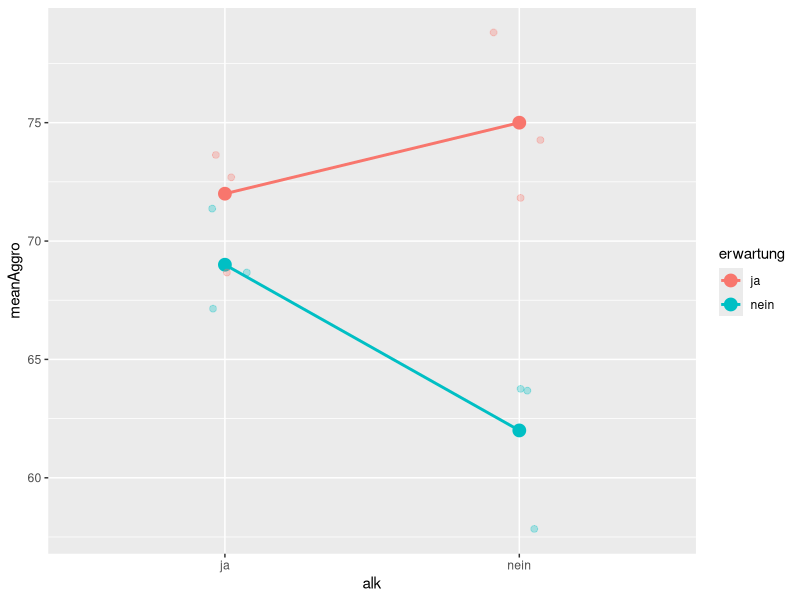
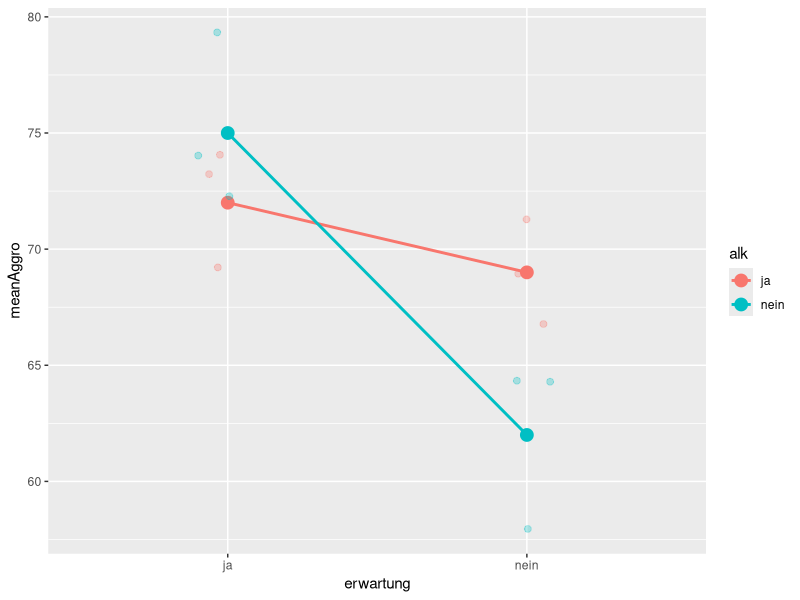

Source code (R) for these figures, in order:
### Zweifaktorielle Varianzanalyse ###

## Alkoholbeispiel ## 

aggro <- c(69,73,74,74,79,72,71,69,67,64,58,64)

alk <- c(rep('ja', each = 3), rep('nein', each = 3))

erwartung <- c(rep('ja', each = 6), rep('nein', each = 6))

df <- data.frame(aggro, alk, erwartung)

library(dplyr)

summarised_df <- df %>%
  group_by(alk, erwartung) %>%
  summarise(meanAggro = mean(aggro))

main_effect_alk <- df %>%
  group_by(alk) %>%
  summarise(meanAggro = mean(aggro))

library(ggplot2)

effects_plot1 <- summarised_df %>%
  ggplot(aes(x= alk, y = meanAggro, color = erwartung, group = erwartung)) +
  geom_point(size = 4) + 
  geom_line(size = 1) +
  geom_jitter(data = df, alpha = 0.3, position = position_jitter(width = 0.1), size = 2, aes (x = alk, y = aggro, group = erwartung, color = erwartung))

effects_plot2 <- summarised_df %>%
  ggplot(aes(x= erwartung, y = meanAggro, color = alk, group = alk)) +
  geom_point(size = 4) + 
  geom_line( size = 1) +
  geom_jitter(data = df, alpha = 0.3, position = position_jitter(width = 0.1), size = 2, aes (x = erwartung, y = aggro, group = alk, color = alk))
